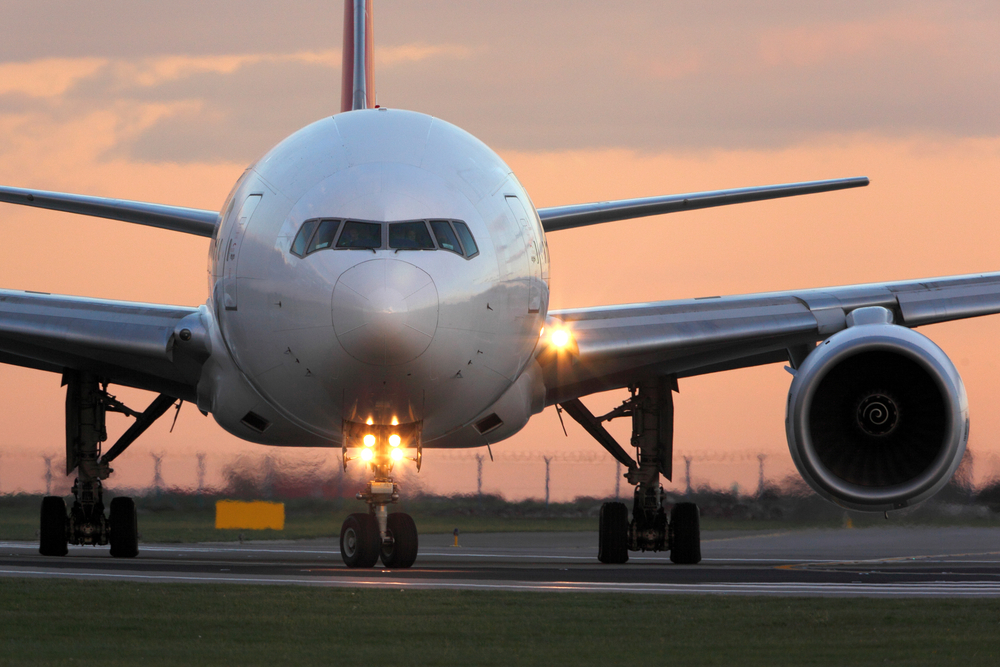
%> input picture Airplane.jpg, 1000 x 667 px
$ octave kadai2.m   (GNU Octave 9; MATLAB toolbox functions it lacks are replaced by stand-ins)
%> lines starting %> are read from the running program, lines starting %| are printed output that depends on the picture; in (x1, y1, x2, y2) boxes, pixels count from 0 and x2, y2 are one past the last pixel; in counts of white or black regions, pixels touching at a corner belong together; the program's own positions count from 1
% 課題２　階調数と疑似輪郭
% ２階調，４階調，８階調の画像を生成せよ．
% 下記はサンプルプログラムである．
% 課題作成にあたっては「Lenna」以外の画像を用いよ．

clear; % 変数のオールクリア

ORG=imread('Airplane.jpg'); % 原画像の入力
%> ORG is the input picture: size 667x1000x3 uint8; mean R, G, B 135.3, 114.9, 104.9
ORG = rgb2gray(ORG); colormap(gray); colorbar;
%> after `ORG = rgb2gray(ORG)`:
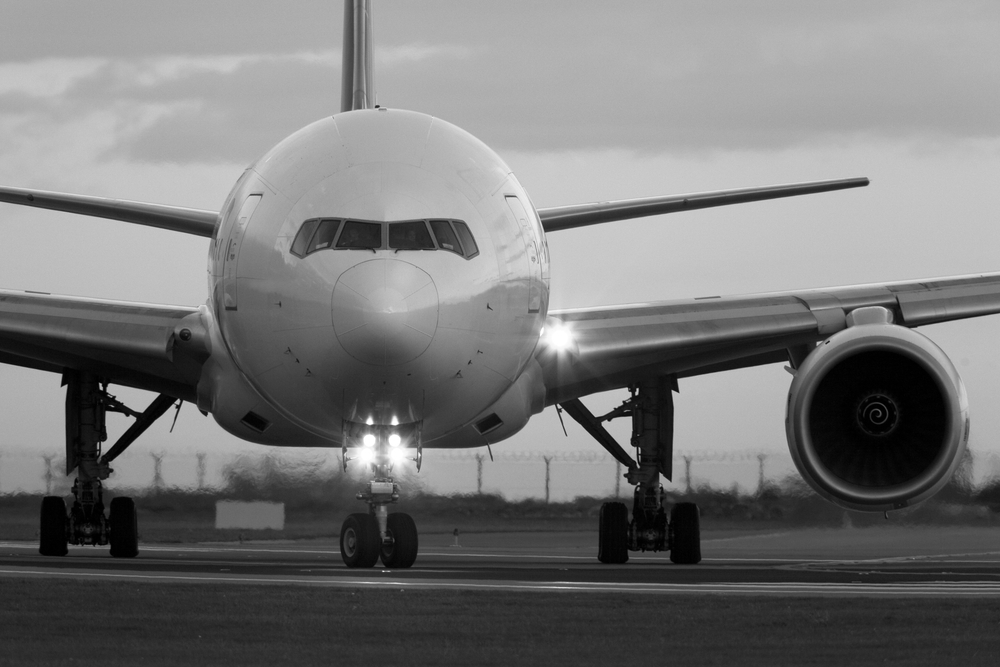
%> ORG: size 667x1000 uint8; min 0, max 255, mean 119.8
imagesc(ORG); axis image; % 画像の表示
pause; % 一時停止

% ２階調画像の生成
IMG = ORG>128;
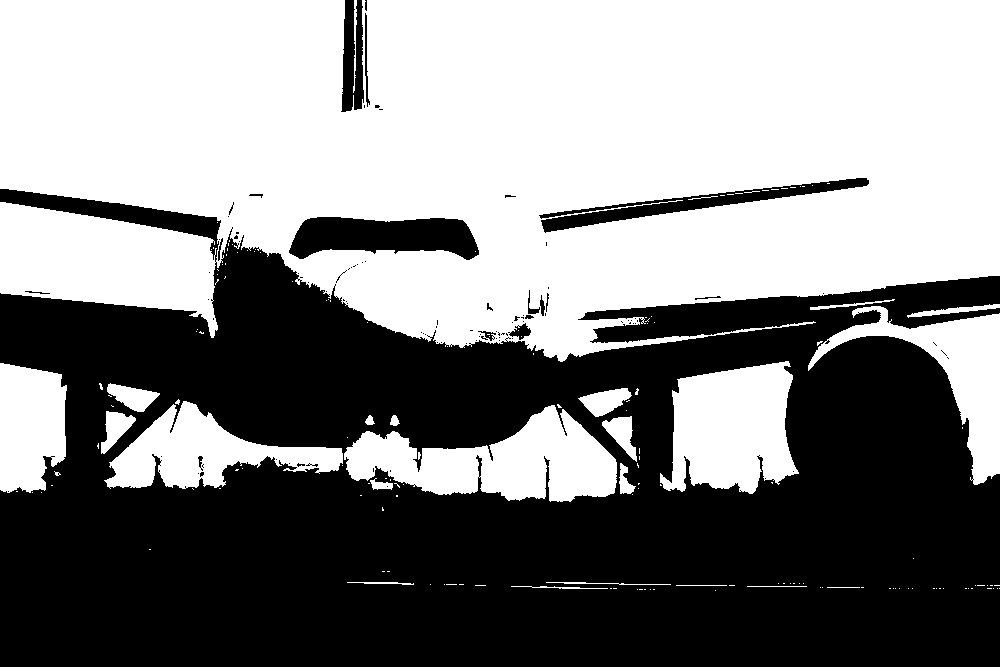
%> IMG: size 667x1000 logical; 52.2% white; 99 black regions (81 under 20 px), largest, box (x1, y1, x2, y2) and area: (0, 189, 1000, 667) 305586, (289, 217, 479, 260) 5847, (539, 178, 869, 233) 4050
imagesc(IMG); colormap(gray); colorbar;  axis image;
pause;

% ４階調画像の生成
IMG0 = ORG>64;
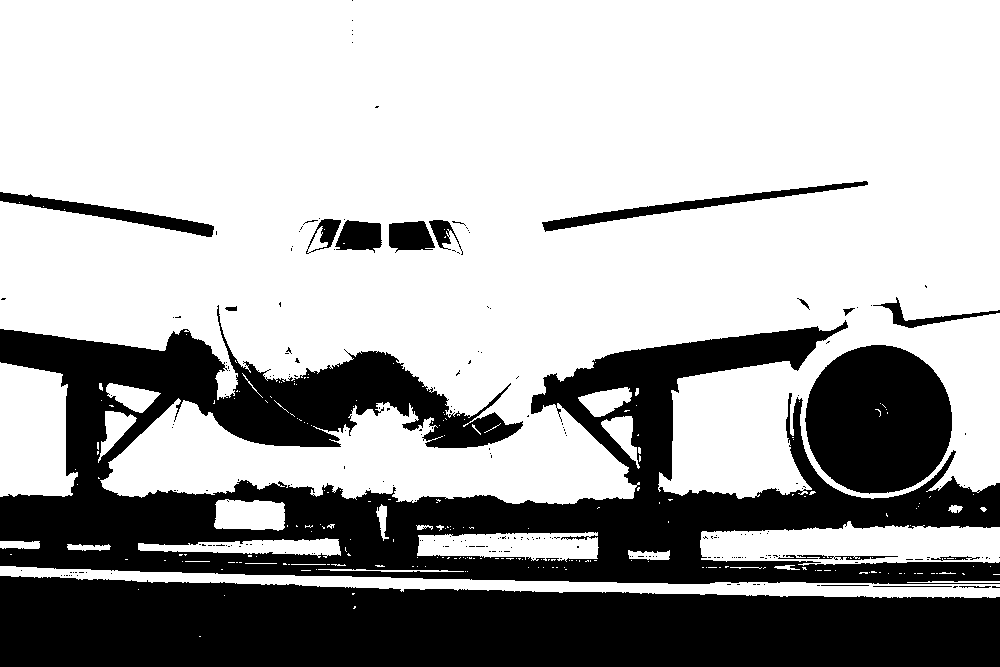
%> IMG0: size 667x1000 logical; 67.6% white; 230 black regions (212 under 20 px), largest, box (x1, y1, x2, y2) and area: (0, 305, 1000, 584) 111482, (0, 576, 1000, 667) 77527, (805, 345, 952, 494) 17272
IMG1 = ORG>128;
IMG2 = ORG>192;
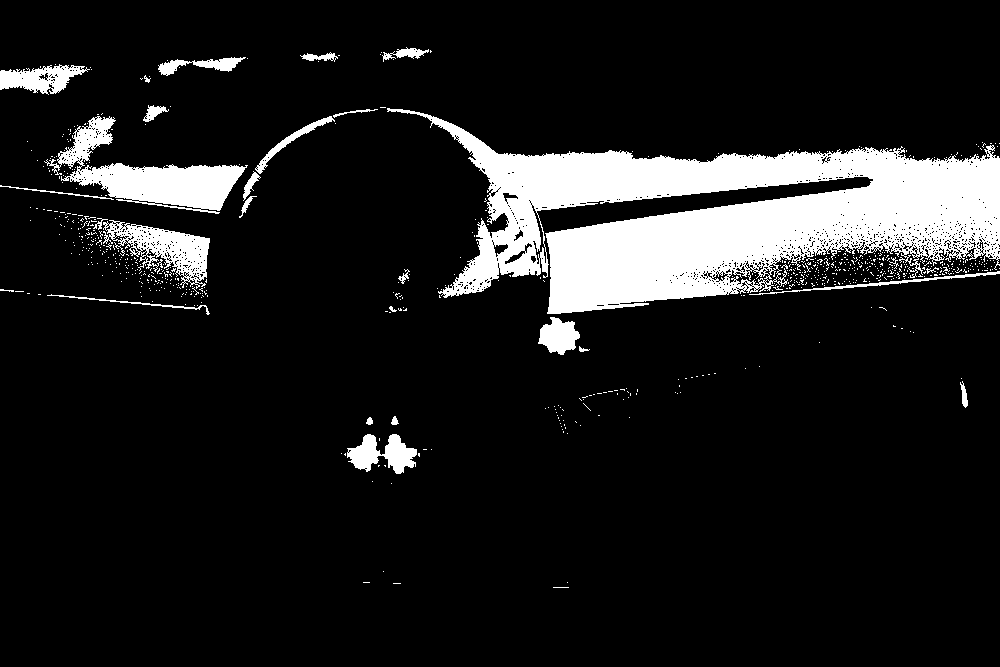
%> IMG2: size 667x1000 logical; 11.5% white; 739 white regions (711 under 20 px), largest, box (x1, y1, x2, y2) and area: (387, 108, 1000, 314) 57518, (44, 116, 248, 214) 6881, (103, 220, 210, 289) 3061
IMG = IMG0 + IMG1 + IMG2;
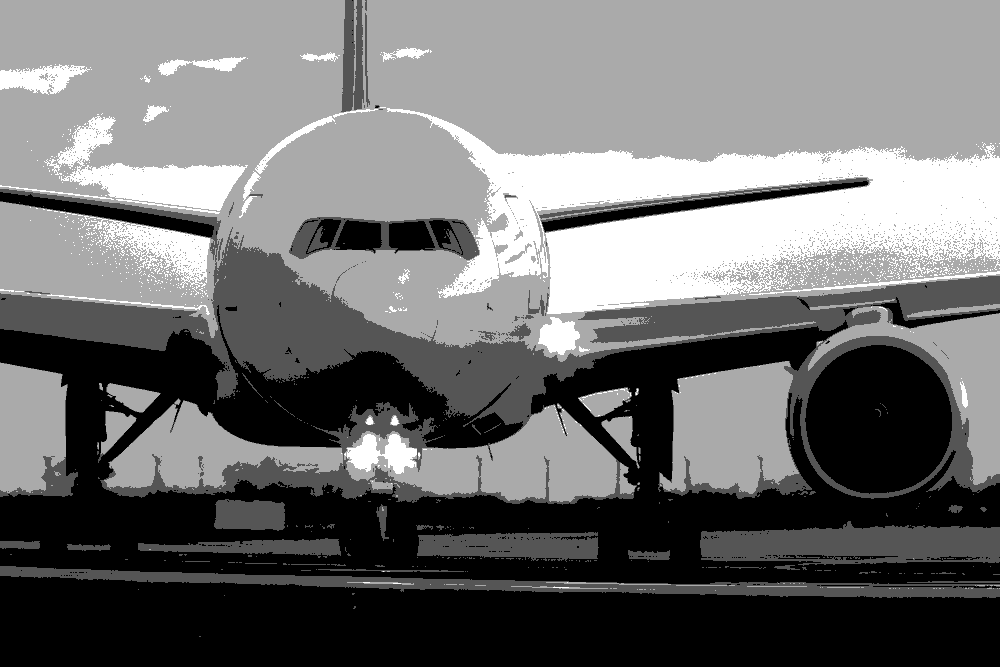
%> IMG: size 667x1000 double; min 0, max 3, mean 1.31; drawn with min black and max white
imagesc(IMG); colormap(gray); colorbar;  axis image;
pause;

% ８階調については，各自検討してください．
IMG3 = ORG>32;
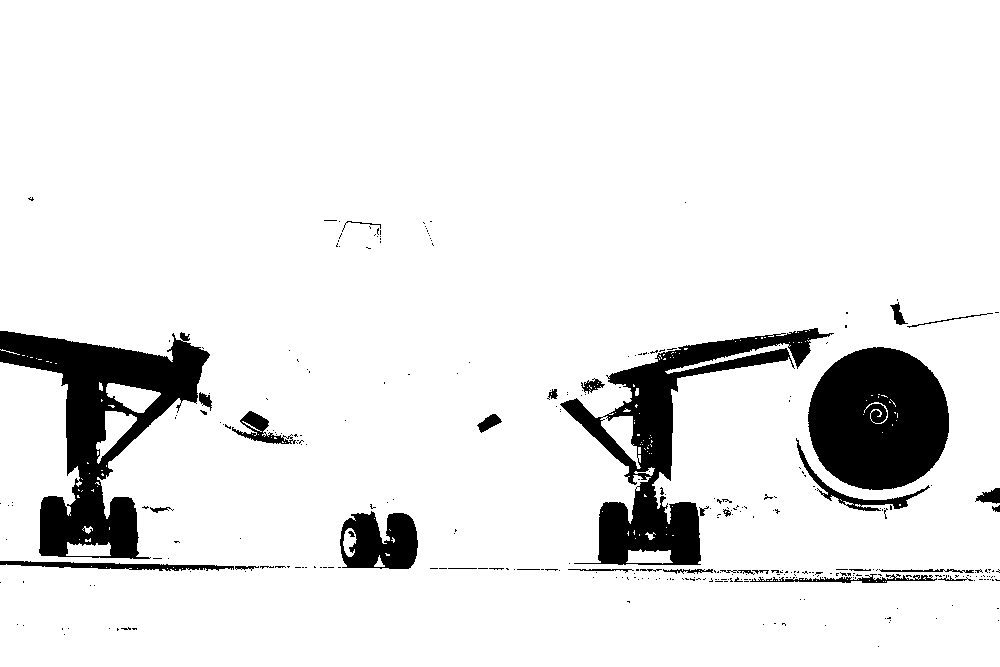
%> IMG3: size 667x1000 logical; 91% white; 323 black regions (290 under 20 px), largest, box (x1, y1, x2, y2) and area: (0, 331, 210, 559) 18285, (808, 347, 949, 490) 15795, (560, 328, 834, 565) 15636
IMG4 = ORG>64;
IMG5 = ORG>128;
IMG6 = ORG>192;
IMG7 = ORG>256;
%> IMG7: size 667x1000 logical; every value is 0
IMG = IMG3 + IMG4 + IMG5 + IMG6 + IMG7;
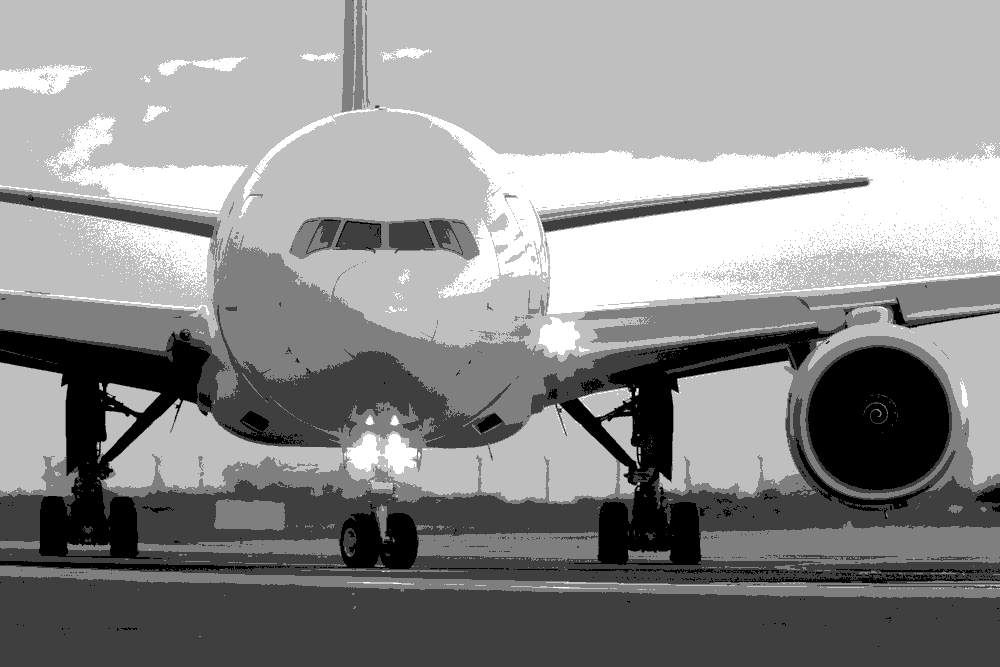
%> IMG: size 667x1000 double; min 0, max 4, mean 2.22; drawn with min black and max white
imagesc(IMG); colormap(gray); colorbar;  axis image;
pause;
